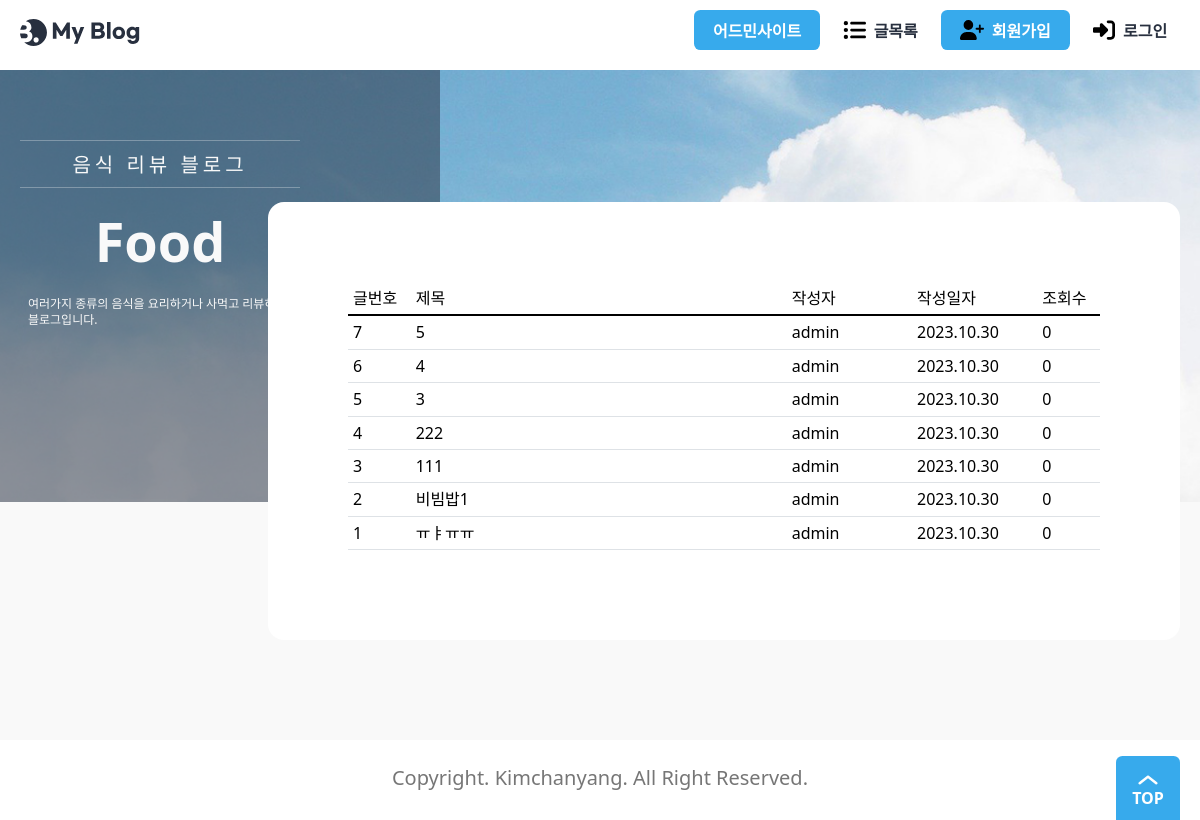
The page /blog/ on the database as committed earlier.
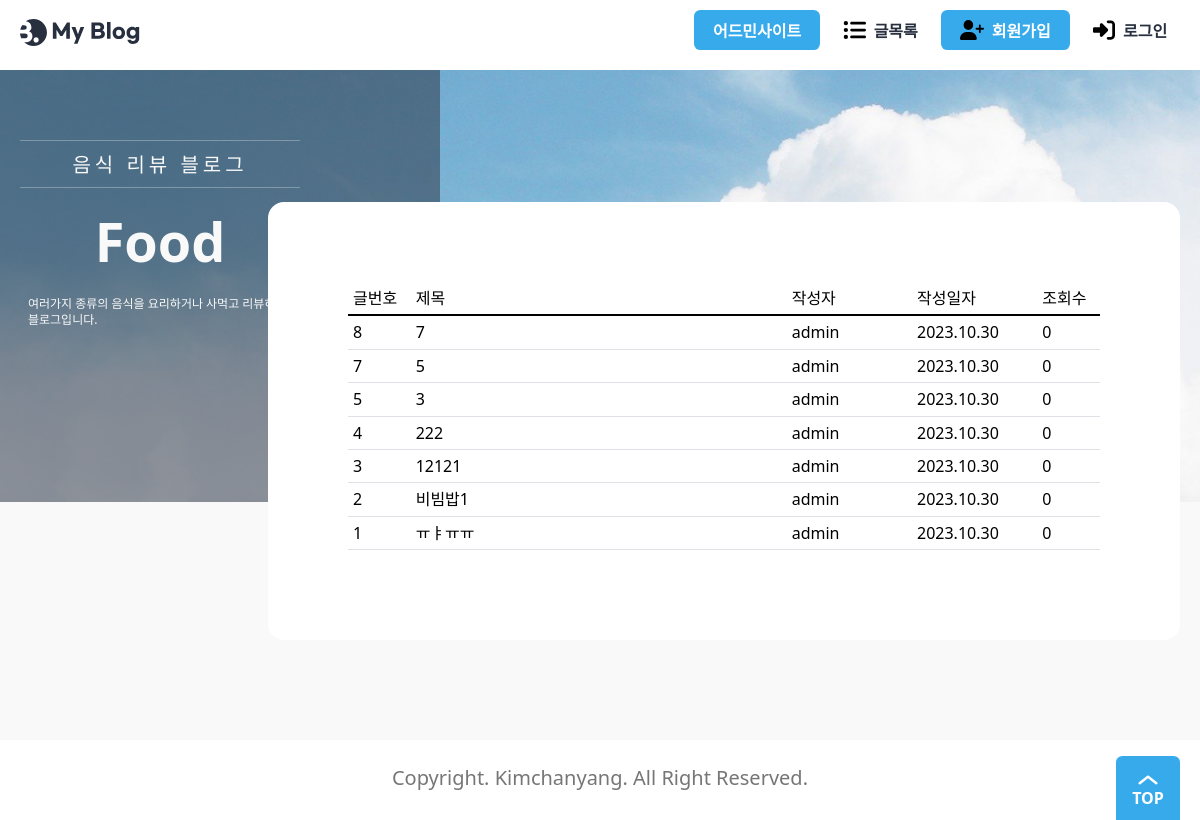
The same page on the database as committed later.
### blog/models.py (models this page shows, shortened)
class Post(models.Model):
    title = models.CharField(_("제목"), max_length=50)
    content = models.TextField(_("내용"))
    head_image = models.ImageField(
        _("메인 이미지"), upload_to="blog/images/%Y/%m/%d/", blank=True
    )
    file_upload = models.FileField(
        _("파일"), upload_to="blog/files/%Y/%m/%d/", blank=True
    )
    created_at = models.DateTimeField(_("작성일자"), auto_now_add=True)
    updated_at = models.DateTimeField(_("수정일자"), auto_now=True)
    author = models.ForeignKey(User, on_delete=models.CASCADE, verbose_name="작성자")
    tags = models.ManyToManyField("Tag", blank=True, verbose_name="태그")
    view_count = models.PositiveIntegerField(verbose_name="조회수", default=0)
    likes_count = models.PositiveIntegerField(verbose_name="좋아요", default=0)

### accounts/models.py (models this page shows)
class User(AbstractUser):
    nickname = models.CharField(_("닉네임"), max_length=50)
    profile_img = models.ImageField(
        _("프로필 사진"), upload_to=user_directory_path, blank=True
    )
    class Meta:
        db_table = "User"

### blog/views.py (the view)
class PostList(ListView):
    model = Post
    ordering = "-pk"

### templates/blog/post_list.html
{% extends "base.html" %}
{% block main %}
{% load static %}
<div class="banner">
    <div class="max-width">
        <div class="banner-contents">
            <p class="sub-text">음식 리뷰 블로그</p>
            <p class="main-text">Food</p>
            <p class="description">
                여러가지 종류의 음식을 요리하거나 사먹고 리뷰하는 블로그입니다.
            </p>
        </div>
    </div>
</div>
<div class="view">
    <div class="max-width">
        <section class="wrap-box">
            <div class="inner">
                <table class="table">
                    <thead style="border-bottom: 2px solid black;">
                        <tr>
                            <th class='col-md-1'>글번호</th>
                            <th class='col-md-6'>제목</th>
                            <th class='col-md-2'>작성자</th>
                            <th class='col-md-2'>작성일자</th>
                            <th class='col-md-1'>조회수</th>
                        </tr>
                    </thead>
                    <tbody>
                        {% for post in object_list %}
                        <tr>
                            <td>{{ post.id }}</td>
                            <td><a href="{% url 'post_detail' post.id %}">{{ post.title }}</a></td>
                            <td>{{ post.author }}</td>
                            <td>{{ post.created_at|date:'Y.m.d' }}</td>
                            <td>{{ post.view_count }}</td>
                        </tr>
                        {% endfor %}
                    </tbody>
                </table>
            </div>
        </section>
    </div>
</div>
{% endblock main %}

Rows that differ between the two databases and show on the page:
removed Post: id "6", title "4", author "admin", created_at "2023.10.30", view_count "0"
added Post: id "8", title "7", author "admin", created_at "2023.10.30", view_count "0"
changed Post id 3: title "111" → "12121"
